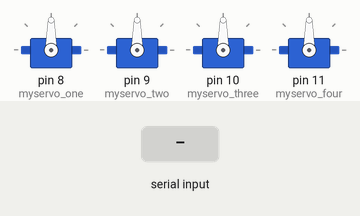
Recording of a sketch running on a simulated Arduino Uno, built with avr-gcc and run on an emulated ATmega328P. On the bench: 4 × servo. The inputs (shaded band) are chosen by the test bench.

Above: at 1.2 s.
1.3 s: "l" received over Serial
At 1.6 s:
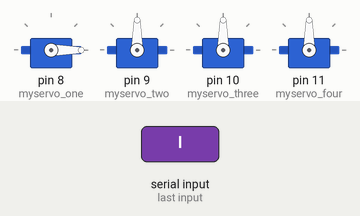
2.8 s: "r" received over Serial
At 3.9 s:
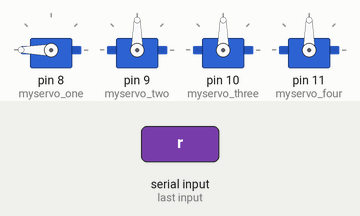
Timing chart, 0 to 5.8 s (numbered marks = the images above; inputs shaded):
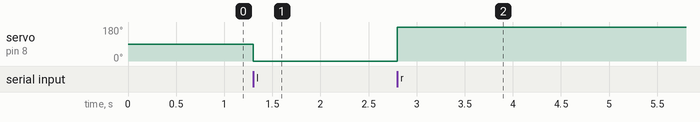

Measured:
- after the input at 1.3 s, servo on pin 8 (myservo_one): 90° → 0° at once
- after the input at 2.8 s, servo on pin 8 (myservo_one): 0° → 180° at once

The sketch:

BracoMecanico2_ino.ino
```cpp
// Controlling two servo positions using a processing file
//Created by Jacob Unwin - http://www.jacob-unwin.com

#include <Servo.h>

Servo myservo_one;  // create servo object to control a servo
Servo myservo_two;
Servo myservo_three;
Servo myservo_four;

byte currentServo =1;

char val;

void setup()
{
  myservo_one.attach(8);  // attaches the servo on pin 9 to the servo object
  myservo_two.attach(9); //attaches the 2nd servo on pin 10
   myservo_three.attach(10);  // attaches the servo on pin 9 to the servo object
  myservo_four.attach(11); //attaches the 2nd servo on pin 10

  myservo_one.write(90); //sets both servo's at 90 degrees
  myservo_two.write(90);
   myservo_three.write(90); //sets both servo's at 90 degrees
  myservo_four.write(90);

  Serial.begin(9600); //start serial output at 9600
}

void loop()
{

  if(Serial.available()){
    val = Serial.read();

    if (val == '1'){ //if 1 has been pressed, current servo is 1
      currentServo = 1;
    } else if (val == '2'){ //else if 2 has been pressed, current servo is 2
      currentServo = 2;
    }
    else if (val == '3'){ //else if 2 has been pressed, current servo is 2
      currentServo = 3;
    }
     else if (val == '4'){ //else if 2 has been pressed, current servo is 2
      currentServo = 4;
    }

    if (val == 'l') { //if the last key press was l, rotates to 0 degrees
       if (currentServo == 1){
         myservo_one.write(0);
       }else if(currentServo == 2) {
         myservo_two.write(0);
       }else if(currentServo == 3) {
         myservo_three.write(0);
       }else if(currentServo == 4) {
         myservo_four.write(0);
       }
    }

    if (val == 'r') { //if the last key press was r, rotates to 180'
      if (currentServo == 1){
         myservo_one.write(180);
       } else if(currentServo == 2) {
         myservo_two.write(180);
       }else if(currentServo == 3) {
         myservo_three.write(180);
       }else if(currentServo == 4) {
         myservo_four.write(180);
       }
    }

    if (val == 's') { //if the last key press was s, returns to the center
      if (currentServo == 1){
         myservo_one.write(myservo_one.read());
       } else if(currentServo == 2) {
         myservo_two.write(myservo_two.read());
       }else if(currentServo == 3) {
         myservo_three.write(myservo_three.read());
       }else if(currentServo == 4) {
         myservo_four.write(myservo_four.read());
       }
    }
  }
}
```
